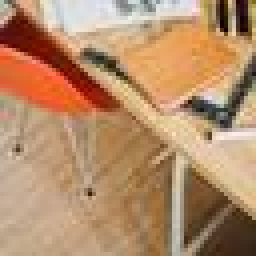
#> input picture assignment_1/content/534-64x64.jpg, 64 x 64 px, found by its file name (shown 4 times larger)
$ jupyter execute --allow-errors PCD_Assignment01.ipynb
#> lines starting #> are read from the running program, lines starting #| are printed output that depends on the picture
# Implementasi Down Sampling dan Up Sampling Suatu Gambar
## Down Sampling
* **Max Sampling**, menurunkan ukuran gambar dengan mengambil intensity maksimal di sekitar pixel tersebut
* **Average**, menurunkan ukuran gambar dengan mengambil rata-rata intensity di sekitar pixel tersebut
* **Medium**, menurunkan ukuran gambar dengan mengambil median dari intensity di sekitar pixel tersebut
## Up Sampling
* **Nearest Neighbor**, meningkatkan ukuran gambar dengan mereferensikan tetangga dekat pixel tersebut, tanpa adanya komputasi atau perhitungan.
* **Bilinear**, meningkatkan ukuran gambar dengan mereferensikan tetangga dekat pixel dan menghitungnya sehingga menghasilkan gambar yang lebih halus.
* **Bicubic**,  meningkatkan ukuran gambar dengan mereferensikan tetangga dekat pixel yang lebih luas daripada bilinear dan menghitungnya sehingga menghasilkan gambar yang lebih detail.

**Disusun oleh:** <br>
Danar Fathurahman <br>
24/538200/PA/22828

[cell 1]
import cv2
import pandas as pd
import numpy as np
import matplotlib.pyplot as plt

# Membaca suatu gambar dan interpretasikan sebagai matriks
img = cv2.imread("/content/947-512x512.jpg", 0)

#> (the rest of this cell did not finish here and is left out)

[cell 2]
# Cetak gambar yang diload
print("Original Image:")
#> (the rest of this cell did not finish here and is left out)

# Down Sampling

[cell 3]
# Membuat fungsi downsample menggunakan rata-rata
def avg_downsample(x, s=4):
    h, w = x.shape
    h2, w2 = (h//s)*s, (w//s)*s
    x = x[:h2,:w2]
    x = x.reshape(h2//s, s, w2//s, s).mean(axis=(1,3))
    return x.astype(np.uint8)

# Membuat fungsi downsample menggunakan nilai maksimal
def max_downsample(x, s=4):
    h, w = x.shape
    h2, w2 = (h//s)*s, (w//s)*s
    x = x[:h2,:w2]
    x = x.reshape(h2//s, s, w2//s, s).max(axis=(1,3))
    return x.astype(np.uint8)

# Membuat fungsi downsample menggunakan nilai median
def median_downsample(x, s=4):
    h, w = x.shape
    h2, w2 = (h//s)*s, (w//s)*s
    x = x[:h2,:w2]
    x = x.reshape(h2//s, s, w2//s, s)
    x = np.median(x, axis=(1,3))
    return x.astype(np.uint8)

s = 16 # Membuat variabel 16 kali diperkecil dari gambar asli

# Implementasi fungsi dari gambar
#> (the rest of this cell did not finish here and is left out)

## Analisis Downsampling
* Dapat dilihat bahwa terdapat perbedaan yang jelas diantara ketiga gambar tersebut.
* **Average Down Sampling** memiliki hasil yang baik karena mepertahankan karakteristik suatu gambar secara merata. Hal ini dapat diprediksi karena metode yang digunakan adalah rata-rata
* **Minimum Down Sampling** memiliki hasil yang terlihat lebih cerah, karena metodenya adalah mengambil nilai minimumnya.
* **Maximum Down Sampling** memiliki hasil yang terlihat tajam karena terdapat intensitas yang lebih gelap. Hal ini dapat diprediksi karena metode yang digunakan adalah nilai max atau pixel yang memiliki intensity besar/gelap.

---

# Up Sampling

[cell 4]
# Membaca suatu gambar dan interpretasikan sebagai matriks
# Di sini saya menggunakan foto yang kecil (64x64) sehingga terlihat bagaimana hasilnya
low_img = cv2.imread("/content/534-64x64.jpg", 0)
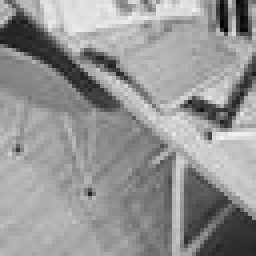
#> low_img: shape (64, 64) (shown 4 times larger); min 3, max 242, mean 148.6

print(f"Image shape: {low_img.shape}")
#| Image shape: (64, 64)

[cell 5]
# Cetak gambar yang diload
print("Original Image:")
plt.imshow(low_img, cmap="gray")

[cell 6]
# Membuat fungsi up sample menggunakan nilai tetangganya, axis 1 dan axis 3.
def nn_upsample(img, s=4):
#> called with s = 2
    h, w = img.shape
#> h = 64; w = 64
    h2, w2 = h*s, w*s
#> h2 = 128; w2 = 128
    img = img.reshape(h, 1, w, 1)
    img = np.repeat(img, s, axis=1)
    img = np.repeat(img, s, axis=3)
    return img.reshape(h2, w2)

# Membuat fungsi up sample menggunakan fungsi library bilinear.
def bilinear_upsample(img, s=4):
#> called with s = 2
    h, w = img.shape
#> h = 64; w = 64
    h2, w2 = h*s, w*s
#> h2 = 128; w2 = 128
    new_img = cv2.resize(img, (w2, h2), interpolation=cv2.INTER_LINEAR)
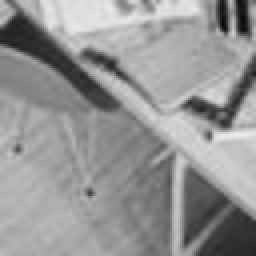
#> new_img: shape (128, 128) (shown 2 times larger); min 9, max 237, mean 148.5
    return new_img

# Membuat fungsi up sample menggunakan fungsi library bicubic.
def bicubic_upsample(img, s=4):
#> called with s = 2
    h, w = img.shape
#> h = 64; w = 64
    h2, w2 = h*s, w*s
#> h2 = 128; w2 = 128
    new_img = cv2.resize(img, (w2, h2), interpolation=cv2.INTER_CUBIC)
    return new_img

s = 2 # Membuat variabel 2 kali diperbesar dari gambar asli

# Implementasi fungsi pada gambar low_img
low_img1 = nn_upsample(low_img, s)
low_img2 = bilinear_upsample(low_img, s)
low_img3 = bicubic_upsample(low_img, s)

# Menampilkan hasil up sampling
fig, axs = plt.subplots(2, 2, figsize=(8, 8))
axs[0, 0].imshow(low_img, cmap="gray")
axs[0, 0].set_title("Original")
axs[0, 1].imshow(low_img1, cmap = "gray")
axs[0, 1].set_title("Nearest Neighbor Upsampling")
axs[1, 0].imshow(low_img2, cmap = "gray")
axs[1, 0].set_title("Bilinear Upsampling")
axs[1, 1].imshow(low_img3, cmap = "gray")
axs[1, 1].set_title("Bicubic Upsampling")

plt.tight_layout()
plt.show()
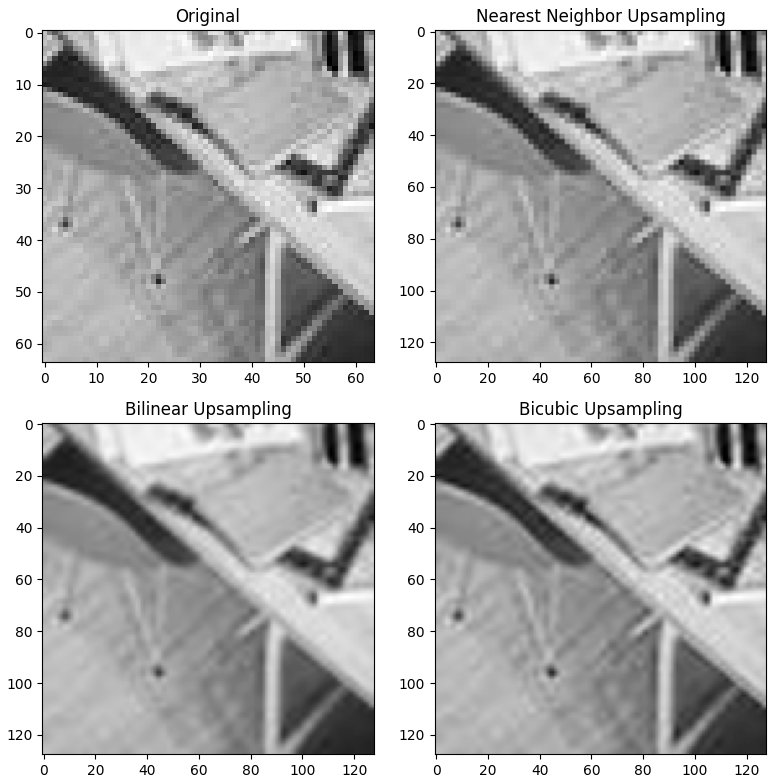
#> figure drawn by matplotlib, 4 panels
